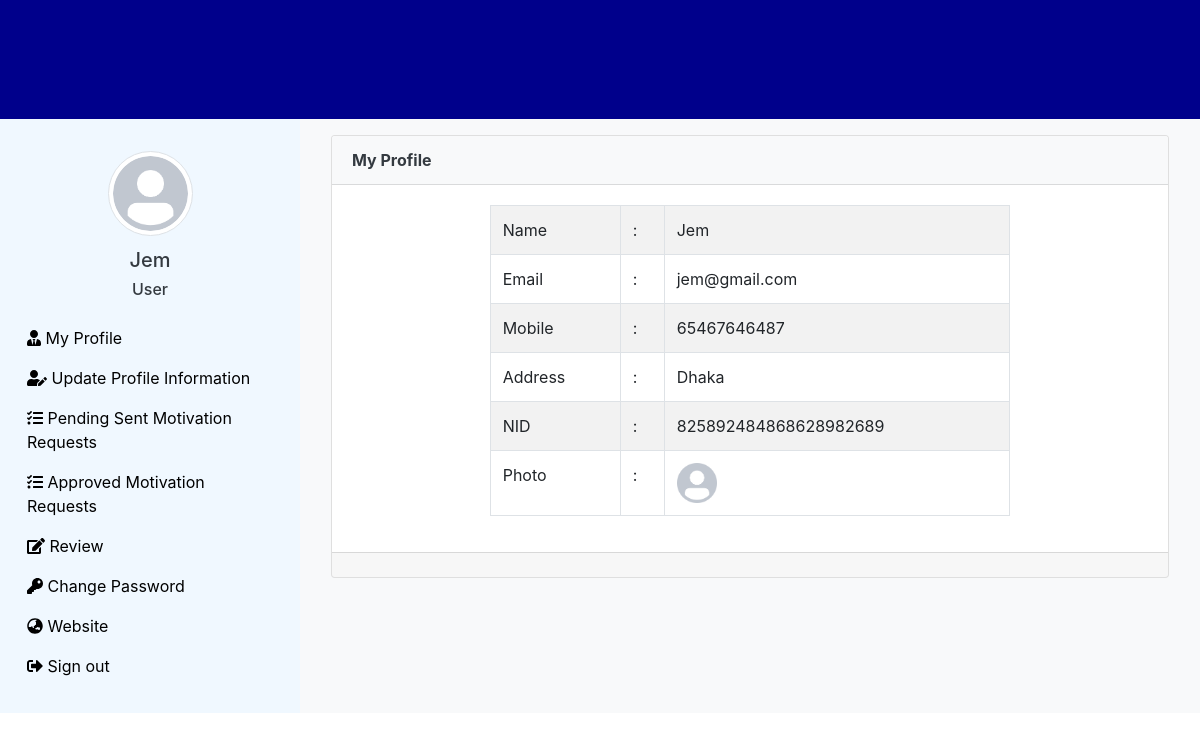
Page /my-profile.php (signed in) on the committed database.
### tables this page shows
CREATE TABLE `user` (
  `id` bigint(20) NOT NULL,
  `name` varchar(50) NOT NULL,
  `email` varchar(100) NOT NULL,
  `mobile` varchar(21) NOT NULL,
  `address` text NOT NULL,
  `nid` varchar(50) NOT NULL,
  `password` varchar(32) NOT NULL,
  `photo` varchar(100) DEFAULT NULL,
  `joining_date` varchar(50) DEFAULT NULL,
  `role_id` int(11) NOT NULL,
  `slug` varchar(255) NOT NULL
);

### my-profile.php (the view, shortened to what this page needs)
<?php
  require_once('functions/function.php');
  $slug=$_SESSION['slug'];
  $select="SELECT * FROM user where slug='$slug'";
  $Query=mysqli_query($con,$select);
  $data=mysqli_fetch_assoc($Query);
  ?>
    <section class="content">
      <div class="container-fluid">
        <div class="row">
        <div class="col-md-12">
        <div class="card">
          <div class="card-header bg-light">
            <div class="row">
              <div class="col-md-10 card_header_text">
                <b>My Profile</b>
              </div>
              <div class="col-md-2 card_header_for_one_button">
              </div>
            </div>
          </div>
          <div class="card-body">
            <div class="row">
            <div class="col-md-2"></div>
            <div class="col-md-8">
              <table class="table table-striped table-bordered view_table">
                <tr>
                  <td>Name</td>
                  <td>:</td>
                  <td>
                      <?=$data['name']?>
                  </td>
                </tr>
                <tr>
                  <td>Email</td>
                  <td>:</td>
                  <td>
                      <?=$data['email']?>
                  </td>
                </tr>
                <tr>
                  <td>Mobile</td>
                  <td>:</td>
                  <td>
                      <?=$data['mobile']?>
                  </td>
                </tr>
                <tr>
                  <td>Address</td>
                  <td>:</td>
                  <td>
                      <?=$data['address']?>
                  </td>
                </tr>
                <tr>
                  <td>NID</td>
                  <td>:</td>
                  <td>
                      <?=$data['nid']?>
                  </td>
                </tr>
                <tr>
                  <td>Photo</td>
                  <td>:</td>
                  <td>
                  <?php
                    if($data['photo']!=''){
                  ?>
                      <img src="uploads/<?=$data['photo']?>" height="40px" width="40px">
                  <?php
                    }else{
                  ?>
                      <img src="assets/img/avatar.jpg" height="40px" width="40px">
                  <?php
                    }
                  ?>
                  </td>
                </tr>
              </table>
            </div>
            <div class="col-md-2"></div>
            </div>
          </div>
          <div class="card-footer text-muted">
          </div>
        </div>
      </div>
      </div>

### assets/css/style.css (style rules this page uses)
* { margin: 0; padding: 0; outline: 0; }
img { vertical-align: middle; }

### rows in the picture
user: name "Jem", email "jem@gmail.com", mobile "65467646487", address "Dhaka", nid "825892484868628982689"

### other values in the picture
$_SESSION['name'] "Jem"
